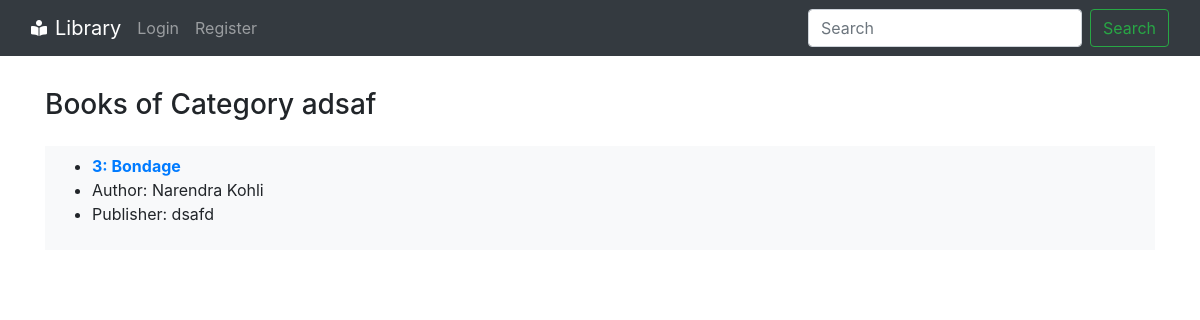
/genre/adsaf, run on the app's committed database.
### library/models.py (models this page shows, shortened)
class Book(models.Model):
    title = models.CharField(max_length=100)
    author = models.CharField(max_length=100)
    publisher = models.CharField(max_length=100)
    genre = models.CharField(max_length=100)
    summary = models.TextField()
    isbn = models.CharField(max_length=20)
    avl = models.BooleanField()
    booknum = models.IntegerField()

### library/views.py (the view)
# urls.py: path('genre/<str:genrename>', views.genre, name='genre'),
def genre(request,genrename):
    queryingenre = Book.objects.filter(genre=genrename)
    return render(request, 'genre.html', {'curruser': request.user , 'queryingenre': queryingenre, 'genrename': genrename})

### templates/genre.html (shortened to what this page needs)
{% extends 'base.html' %}
{% block body %}
        <div class="container py-2 my-4">
            <h3>Books of Category {{genrename}} </h3>
            {% for book in queryingenre %}
                    <div class="container my-4 bg-light py-2">
                        <ul>
                            <li><strong><a href="/book/{{book.booknum}}">{{book.booknum}}: {{book.title}}</a></strong></li>
                            <li>Author: {{book.author}}</li>
                            <li>Publisher: {{book.publisher}}</li>
                        </ul>
                    </div>
            {% endfor %}
{% endblock body %}

### data on the page
Book: genre "adsaf", booknum "3", title "Bondage", author "Narendra Kohli", publisher "dsafd"
